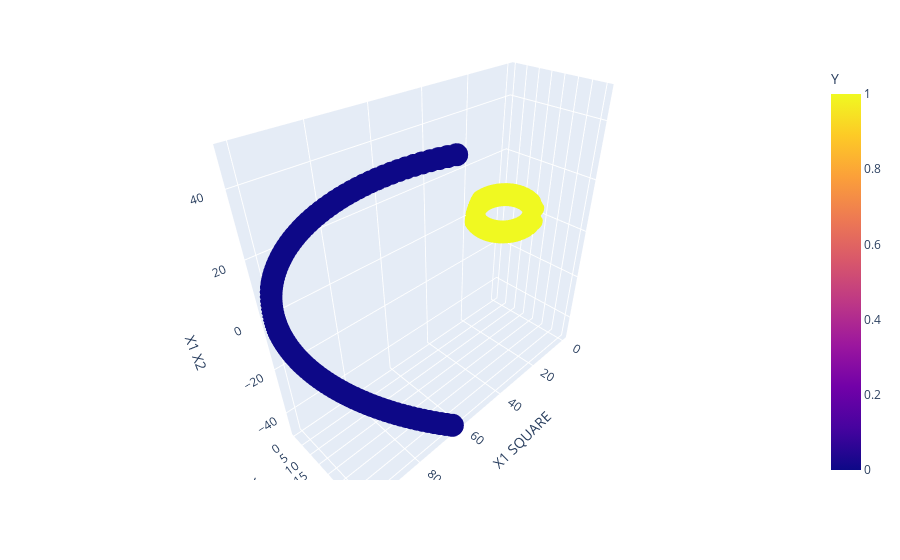

The notebook cell saved with this chart:
### Code cell
import plotly.express as px
fig = px.scatter_3d(df1, x='X1 SQUARE', y='X2 SQUARE', z='X1 X2', color='Y', )
fig.show()

### Figure 1 — Plotly figure (JSON) as saved in the notebook; plotly's stock layout.template omitted (floating-point values rounded to 4 significant figures; data arrays with more than 128 entries replaced by an {"elided": "..."} marker saying what was removed)
{"data": [{"hovertemplate": "X1 SQUARE=%{x}<br>X2 SQUARE=%{y}<br>X1 X2=%{z}<br>Y=%{marker.color}<extra></extra>", "legendgroup": "", "marker": {"color": {"elided": "332 int values"}, "coloraxis": "coloraxis", "symbol": "circle"}, "mode": "markers", "name": "", "scene": "scene", "showlegend": false, "type": "scatter3d", "x": {"elided": "332 float values"}, "y": {"elided": "332 float values"}, "z": {"elided": "332 float values"}}], "layout": {"coloraxis": {"colorbar": {"title": {"text": "Y"}}, "colorscale": [[0, "#0d0887"], [0.1111, "#46039f"], [0.2222, "#7201a8"], [0.3333, "#9c179e"], [0.4444, "#bd3786"], [0.5556, "#d8576b"], [0.6667, "#ed7953"], [0.7778, "#fb9f3a"], [0.8889, "#fdca26"], [1, "#f0f921"]]}, "legend": {"tracegroupgap": 0}, "margin": {"t": 60}, "scene": {"domain": {"x": [0, 1], "y": [0, 1]}, "xaxis": {"title": {"text": "X1 SQUARE"}}, "yaxis": {"title": {"text": "X2 SQUARE"}}, "zaxis": {"title": {"text": "X1 X2"}}}}}
